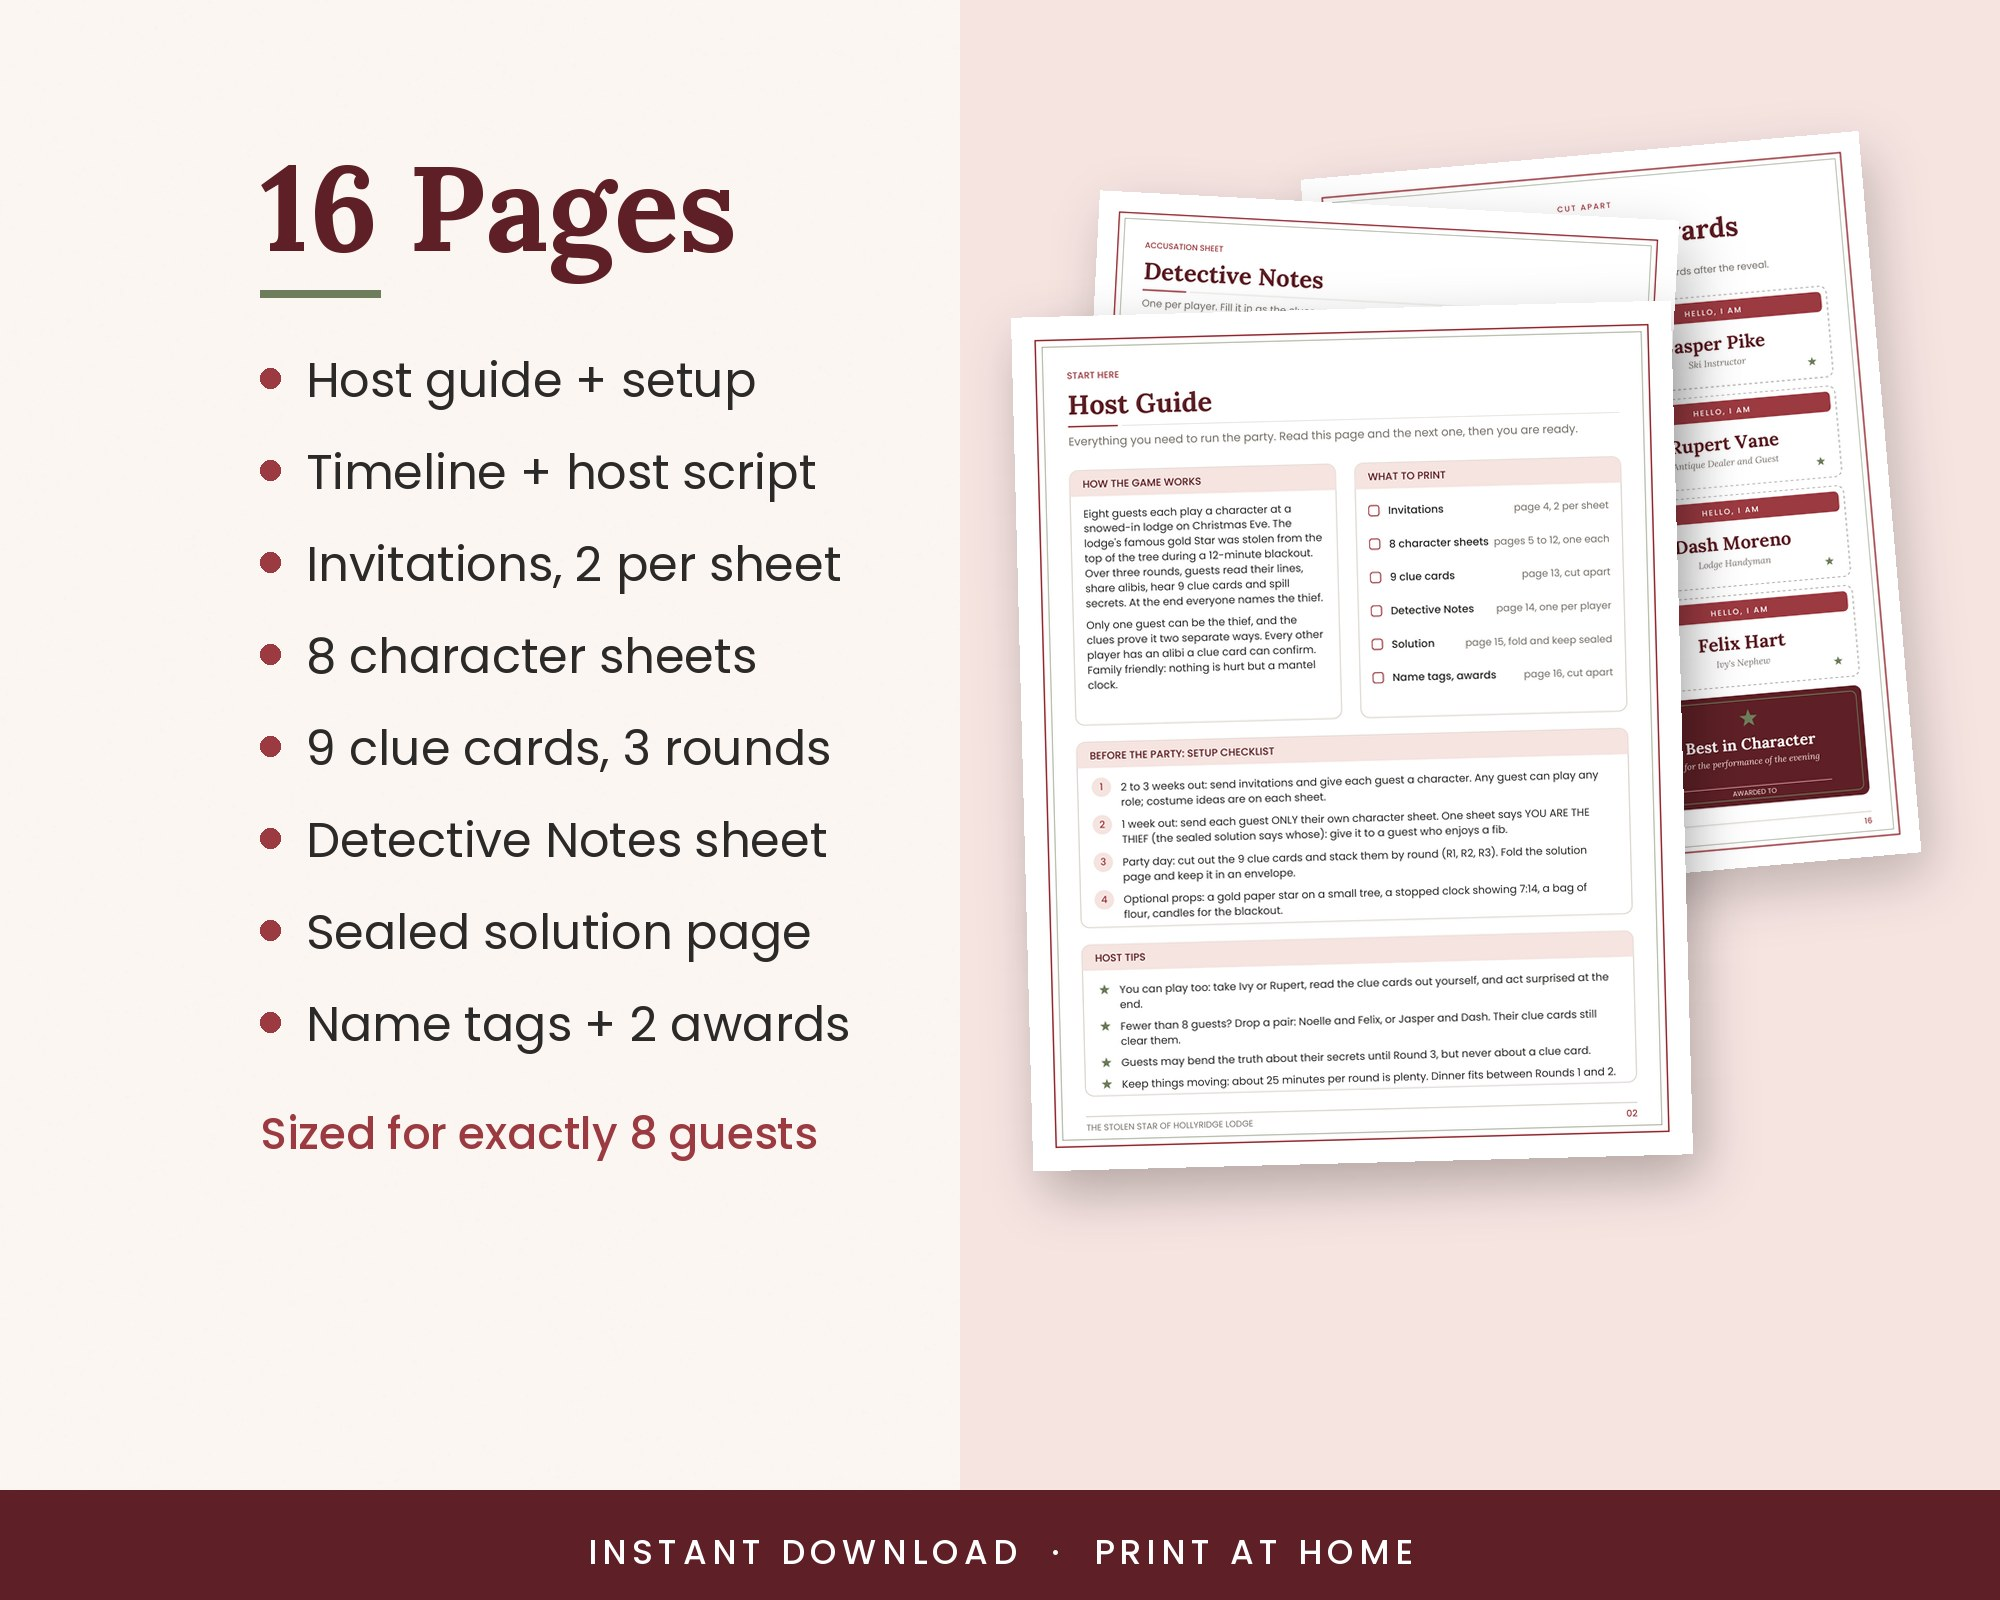

Recreate this plot in Python.
# Inspect fix (Atlas, 2026-10-23): what's-included photo had one small cover page floating over a
# half-empty right side; now 3 real pages fanned big (detective notes, host guide, name tags).
# Usage: photo4_v2.py <pages_dir> <out.jpg>
import sys, glob; sys.path.insert(0, "/home/claude/kit")
import gm_style as gs
from gm_style import ImageDraw, Image
pal = gs.palette("berry")
pages = [Image.open(f).convert("RGB") for f in sorted(glob.glob(sys.argv[1] + "/p-*.png"))]
assert len(pages) == 17
im = gs.paper(pal["paper"]); d = ImageDraw.Draw(im)
d.rectangle([960, 0, gs.IW, gs.IH], fill=gs.rgb(pal["tint"]))
print(gs.place(im, pages[15], 560, (1300, 130), angle=5, shadow=0.22))
print(gs.place(im, pages[13], 580, (1060, 190), angle=-3, shadow=0.24))
print(gs.place(im, pages[1], 660, (1010, 300), angle=1.5, shadow=0.28))
d = ImageDraw.Draw(im)
x = gs.SAFE_L; y = 130
gs._text(d, (x, y), "16 Pages", gs.font("serifB", 120), gs.rgb(pal["deep"])); y += 160
d.rectangle([x, y, x + 120, y + 7], fill=gs.rgb(pal["accent"])); y += 56
f = gs.font("sans", 48)
for it in ["Host guide + setup", "Timeline + host script", "Invitations, 2 per sheet", "8 character sheets",
           "9 clue cards, 3 rounds", "Detective Notes sheet", "Sealed solution page", "Name tags + 2 awards"]:
    d.ellipse([x, y + 22, x + 20, y + 42], fill=gs.rgb(pal["primary"]))
    gs._text(d, (x + 46, y), it, f, gs.rgb(gs.INK)); y += 92
y += 20
gs._text(d, (x, y), "Sized for exactly 8 guests", gs.font("sansM", 44), gs.rgb(pal["primary"])); y += 62
assert y < gs.IH - 130, y
gs._strip(im, d, pal); gs._check_safe()
print(gs.save_jpeg(im, sys.argv[2]))
